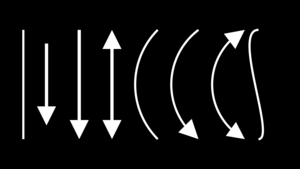

Reproduce this figure in Python.
from manim import *
config.frame_width=5.5

class Main(MovingCameraScene):
    def construct(self):
        s = ORIGIN
        t = 2*DOWN
        self.camera.frame.set(ratio=3)
        grp = Group(*[
            Line(s, t),
            Arrow(s, t),
            Arrow(s, t, buff=0),
            DoubleArrow(s, t, buff=0),
            ArcBetweenPoints(s, t),
            CurvedArrow(s, t),
            CurvedDoubleArrow(s, t),
            CubicBezier(s, s+LEFT/2, t+RIGHT/3, t),
        ])
        self.add(grp.arrange())
